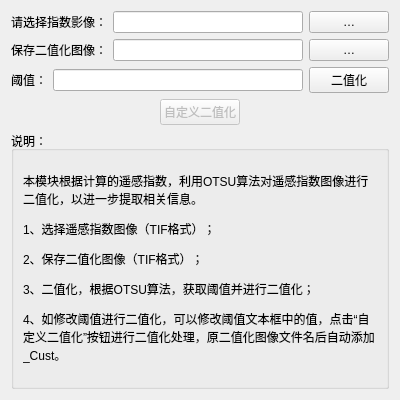
<?xml version="1.0" encoding="UTF-8"?>
<ui version="4.0">
 <class>Form</class>
 <widget class="QWidget" name="Form">
  <property name="geometry">
   <rect>
    <x>0</x>
    <y>0</y>
    <width>400</width>
    <height>400</height>
   </rect>
  </property>
  <property name="minimumSize">
   <size>
    <width>400</width>
    <height>400</height>
   </size>
  </property>
  <property name="maximumSize">
   <size>
    <width>400</width>
    <height>400</height>
   </size>
  </property>
  <property name="windowTitle">
   <string>灰度图像二值化</string>
  </property>
  <property name="windowIcon">
   <iconset>
    <normaloff>Earth.ico</normaloff>Earth.ico</iconset>
  </property>
  <layout class="QVBoxLayout" name="verticalLayout_2">
   <item>
    <layout class="QHBoxLayout" name="horizontalLayout">
     <item>
      <widget class="QLabel" name="label">
       <property name="text">
        <string>请选择指数影像：</string>
       </property>
      </widget>
     </item>
     <item>
      <widget class="QLineEdit" name="Input_Edit">
       <property name="enabled">
        <bool>true</bool>
       </property>
      </widget>
     </item>
     <item>
      <widget class="QPushButton" name="Open_Button">
       <property name="text">
        <string>…</string>
       </property>
      </widget>
     </item>
    </layout>
   </item>
   <item>
    <layout class="QHBoxLayout" name="horizontalLayout_2">
     <item>
      <widget class="QLabel" name="label_2">
       <property name="text">
        <string>保存二值化图像：</string>
       </property>
      </widget>
     </item>
     <item>
      <widget class="QLineEdit" name="Output_Edit"/>
     </item>
     <item>
      <widget class="QPushButton" name="Save_Button">
       <property name="text">
        <string>…</string>
       </property>
      </widget>
     </item>
    </layout>
   </item>
   <item>
    <layout class="QHBoxLayout" name="horizontalLayout_3">
     <item>
      <widget class="QLabel" name="label_4">
       <property name="text">
        <string>阈值：</string>
       </property>
      </widget>
     </item>
     <item>
      <widget class="QLineEdit" name="Bin_Edit"/>
     </item>
     <item>
      <widget class="QPushButton" name="Cal_Button">
       <property name="text">
        <string>二值化</string>
       </property>
      </widget>
     </item>
    </layout>
   </item>
   <item>
    <layout class="QHBoxLayout" name="horizontalLayout_4">
     <item>
      <spacer name="horizontalSpacer">
       <property name="orientation">
        <enum>Qt::Horizontal</enum>
       </property>
       <property name="sizeHint" stdset="0">
        <size>
         <width>40</width>
         <height>20</height>
        </size>
       </property>
      </spacer>
     </item>
     <item>
      <widget class="QPushButton" name="Cust_Button">
       <property name="enabled">
        <bool>false</bool>
       </property>
       <property name="text">
        <string>自定义二值化</string>
       </property>
      </widget>
     </item>
     <item>
      <spacer name="horizontalSpacer_2">
       <property name="orientation">
        <enum>Qt::Horizontal</enum>
       </property>
       <property name="sizeHint" stdset="0">
        <size>
         <width>40</width>
         <height>20</height>
        </size>
       </property>
      </spacer>
     </item>
    </layout>
   </item>
   <item>
    <widget class="QGroupBox" name="groupBox">
     <property name="title">
      <string>说明：</string>
     </property>
     <layout class="QVBoxLayout" name="verticalLayout">
      <item>
       <widget class="QLabel" name="label_3">
        <property name="text">
         <string>&lt;html&gt;&lt;head/&gt;&lt;body&gt;&lt;p&gt;本模块根据计算的遥感指数，利用OTSU算法对遥感指数图像进行二值化，以进一步提取相关信息。&lt;/p&gt;&lt;p&gt;1、选择遥感指数图像（TIF格式）；&lt;/p&gt;&lt;p&gt;2、保存二值化图像（TIF格式）；&lt;/p&gt;&lt;p&gt;3、二值化，根据OTSU算法，获取阈值并进行二值化；&lt;/p&gt;&lt;p&gt;4、如修改阈值进行二值化，可以修改阈值文本框中的值，点击“自定义二值化”按钮进行二值化处理，原二值化图像文件名后自动添加_Cust。&lt;/p&gt;&lt;/body&gt;&lt;/html&gt;</string>
        </property>
        <property name="wordWrap">
         <bool>true</bool>
        </property>
       </widget>
      </item>
     </layout>
    </widget>
   </item>
  </layout>
 </widget>
 <resources/>
 <connections>
  <connection>
   <sender>Open_Button</sender>
   <signal>clicked()</signal>
   <receiver>Form</receiver>
   <slot>Open_img()</slot>
   <hints>
    <hint type="sourcelabel">
     <x>329</x>
     <y>28</y>
    </hint>
    <hint type="destinationlabel">
     <x>399</x>
     <y>39</y>
    </hint>
   </hints>
  </connection>
  <connection>
   <sender>Save_Button</sender>
   <signal>clicked()</signal>
   <receiver>Form</receiver>
   <slot>Save_img()</slot>
   <hints>
    <hint type="sourcelabel">
     <x>310</x>
     <y>61</y>
    </hint>
    <hint type="destinationlabel">
     <x>370</x>
     <y>99</y>
    </hint>
   </hints>
  </connection>
  <connection>
   <sender>Cal_Button</sender>
   <signal>clicked()</signal>
   <receiver>Form</receiver>
   <slot>Binarization()</slot>
   <hints>
    <hint type="sourcelabel">
     <x>270</x>
     <y>100</y>
    </hint>
    <hint type="destinationlabel">
     <x>231</x>
     <y>138</y>
    </hint>
   </hints>
  </connection>
  <connection>
   <sender>Cust_Button</sender>
   <signal>clicked()</signal>
   <receiver>Form</receiver>
   <slot>Cust_Binarization()</slot>
   <hints>
    <hint type="sourcelabel">
     <x>197</x>
     <y>116</y>
    </hint>
    <hint type="destinationlabel">
     <x>355</x>
     <y>187</y>
    </hint>
   </hints>
  </connection>
 </connections>
 <slots>
  <slot>Cust_Binarization()</slot>
 </slots>
</ui>
